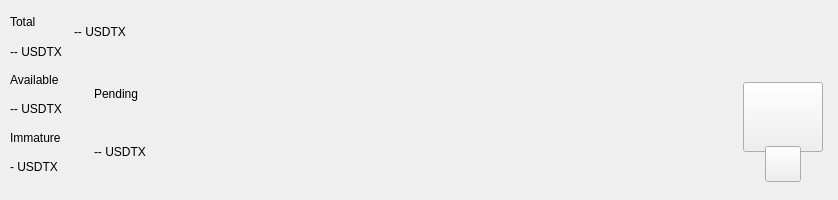
<?xml version="1.0" encoding="UTF-8"?>
<ui version="4.0">
 <class>TopBar</class>
 <widget class="QWidget" name="TopBar">
  <property name="geometry">
   <rect>
    <x>0</x>
    <y>0</y>
    <width>838</width>
    <height>200</height>
   </rect>
  </property>
  <property name="minimumSize">
   <size>
    <width>0</width>
    <height>200</height>
   </size>
  </property>
  <property name="maximumSize">
   <size>
    <width>16777215</width>
    <height>200</height>
   </size>
  </property>
  <property name="windowTitle">
   <string>Form</string>
  </property>
  <layout class="QVBoxLayout" name="verticalLayout_10" stretch="0">
   <property name="spacing">
    <number>0</number>
   </property>
   <property name="leftMargin">
    <number>0</number>
   </property>
   <property name="topMargin">
    <number>0</number>
   </property>
   <property name="rightMargin">
    <number>0</number>
   </property>
   <property name="bottomMargin">
    <number>0</number>
   </property>
   <item>
    <widget class="PFBorderImage" name="containerTop">
     <layout class="QVBoxLayout" name="verticalLayout_11">
      <property name="spacing">
       <number>0</number>
      </property>
      <property name="leftMargin">
       <number>0</number>
      </property>
      <property name="topMargin">
       <number>0</number>
      </property>
      <property name="rightMargin">
       <number>0</number>
      </property>
      <property name="bottomMargin">
       <number>0</number>
      </property>
      <item>
       <widget class="QWidget" name="top_container_2" native="true">
        <property name="minimumSize">
         <size>
          <width>0</width>
          <height>65</height>
         </size>
        </property>
        <layout class="QHBoxLayout" name="top_container">
         <property name="spacing">
          <number>0</number>
         </property>
         <property name="leftMargin">
          <number>10</number>
         </property>
         <property name="topMargin">
          <number>0</number>
         </property>
         <property name="rightMargin">
          <number>10</number>
         </property>
         <property name="bottomMargin">
          <number>0</number>
         </property>
         <item>
          <layout class="QHBoxLayout" name="horizontalLayout_4">
           <property name="spacing">
            <number>12</number>
           </property>
           <property name="rightMargin">
            <number>0</number>
           </property>
           <item>
            <widget class="QWidget" name="widgetAmount" native="true">
             <layout class="QVBoxLayout" name="verticalLayout_2">
              <property name="spacing">
               <number>2</number>
              </property>
              <property name="leftMargin">
               <number>0</number>
              </property>
              <property name="topMargin">
               <number>8</number>
              </property>
              <property name="rightMargin">
               <number>0</number>
              </property>
              <property name="bottomMargin">
               <number>0</number>
              </property>
              <item>
               <widget class="QLabel" name="labelTitle1">
                <property name="text">
                 <string>Total</string>
                </property>
               </widget>
              </item>
              <item>
               <widget class="QLabel" name="labelAmountPiv">
                <property name="text">
                 <string notr="true">-- USDTX</string>
                </property>
               </widget>
              </item>
             </layout>
            </widget>
           </item>
           <item alignment="Qt::AlignVCenter">
            <widget class="QWidget" name="widgetTopAmount" native="true">
             <property name="sizePolicy">
              <sizepolicy hsizetype="Preferred" vsizetype="Maximum">
               <horstretch>0</horstretch>
               <verstretch>0</verstretch>
              </sizepolicy>
             </property>
             <layout class="QHBoxLayout" name="horizontalLayout_5">
              <property name="spacing">
               <number>0</number>
              </property>
              <property name="leftMargin">
               <number>0</number>
              </property>
              <property name="topMargin">
               <number>0</number>
              </property>
              <property name="rightMargin">
               <number>0</number>
              </property>
              <property name="bottomMargin">
               <number>0</number>
              </property>
              <item alignment="Qt::AlignTop">
               <widget class="QLabel" name="labelAmountTopPiv">
                <property name="minimumSize">
                 <size>
                  <width>0</width>
                  <height>36</height>
                 </size>
                </property>
                <property name="styleSheet">
                 <string notr="true">padding:0px;margin:0px;</string>
                </property>
                <property name="text">
                 <string notr="true">-- USDTX</string>
                </property>
               </widget>
              </item>
             </layout>
            </widget>
           </item>
           <item>
            <spacer name="horizontalSpacer">
             <property name="orientation">
              <enum>Qt::Horizontal</enum>
             </property>
             <property name="sizeHint" stdset="0">
              <size>
               <width>40</width>
               <height>20</height>
              </size>
             </property>
            </spacer>
           </item>
           <item alignment="Qt::AlignRight">
            <widget class="QWidget" name="layoutSync" native="true">
             <property name="minimumSize">
              <size>
               <width>0</width>
               <height>36</height>
              </size>
             </property>
             <property name="maximumSize">
              <size>
               <width>16777215</width>
               <height>36</height>
              </size>
             </property>
             <layout class="QVBoxLayout" name="verticalLayout_9">
              <property name="leftMargin">
               <number>0</number>
              </property>
              <property name="topMargin">
               <number>0</number>
              </property>
              <property name="rightMargin">
               <number>0</number>
              </property>
              <property name="bottomMargin">
               <number>0</number>
              </property>
              <item>
               <widget class="ExpandableButton" name="pushButtonSync" native="true">
                <property name="minimumSize">
                 <size>
                  <width>36</width>
                  <height>36</height>
                 </size>
                </property>
                <property name="maximumSize">
                 <size>
                  <width>16777215</width>
                  <height>36</height>
                 </size>
                </property>
               </widget>
              </item>
             </layout>
            </widget>
           </item>
           <item>
            <widget class="ExpandableButton" name="pushButtonHDUpgrade" native="true">
             <property name="minimumSize">
              <size>
               <width>36</width>
               <height>36</height>
              </size>
             </property>
             <property name="maximumSize">
              <size>
               <width>16777215</width>
               <height>36</height>
              </size>
             </property>
            </widget>
           </item>
           <item>
            <widget class="ExpandableButton" name="pushButtonStack" native="true">
             <property name="minimumSize">
              <size>
               <width>36</width>
               <height>36</height>
              </size>
             </property>
             <property name="maximumSize">
              <size>
               <width>16777215</width>
               <height>36</height>
              </size>
             </property>
            </widget>
           </item>
           <item>
            <widget class="ExpandableButton" name="pushButtonConf" native="true">
             <property name="minimumSize">
              <size>
               <width>36</width>
               <height>36</height>
              </size>
             </property>
             <property name="maximumSize">
              <size>
               <width>16777215</width>
               <height>36</height>
              </size>
             </property>
            </widget>
           </item>
           <item>
            <widget class="ExpandableButton" name="pushButtonMasternodes" native="true">
             <property name="minimumSize">
              <size>
               <width>36</width>
               <height>36</height>
              </size>
             </property>
             <property name="maximumSize">
              <size>
               <width>16777215</width>
               <height>36</height>
              </size>
             </property>
            </widget>
           </item>
           <item>
            <widget class="ExpandableButton" name="pushButtonConsole" native="true">
             <property name="minimumSize">
              <size>
               <width>36</width>
               <height>36</height>
              </size>
             </property>
             <property name="maximumSize">
              <size>
               <width>16777215</width>
               <height>36</height>
              </size>
             </property>
            </widget>
           </item>
           <item>
            <widget class="ExpandableButton" name="pushButtonConnection" native="true">
             <property name="minimumSize">
              <size>
               <width>36</width>
               <height>36</height>
              </size>
             </property>
             <property name="maximumSize">
              <size>
               <width>16777215</width>
               <height>36</height>
              </size>
             </property>
            </widget>
           </item>
           <item>
            <widget class="ExpandableButton" name="pushButtonTor" native="true">
             <property name="minimumSize">
              <size>
               <width>36</width>
               <height>36</height>
              </size>
             </property>
             <property name="maximumSize">
              <size>
               <width>16777215</width>
               <height>36</height>
              </size>
             </property>
            </widget>
           </item>
           <item>
            <widget class="ExpandableButton" name="pushButtonLock" native="true">
             <property name="sizePolicy">
              <sizepolicy hsizetype="Expanding" vsizetype="Expanding">
               <horstretch>0</horstretch>
               <verstretch>0</verstretch>
              </sizepolicy>
             </property>
             <property name="minimumSize">
              <size>
               <width>36</width>
               <height>0</height>
              </size>
             </property>
             <property name="maximumSize">
              <size>
               <width>16777215</width>
               <height>36</height>
              </size>
             </property>
            </widget>
           </item>
           <item>
            <widget class="ExpandableButton" name="pushButtonTheme" native="true">
             <property name="minimumSize">
              <size>
               <width>36</width>
               <height>36</height>
              </size>
             </property>
             <property name="maximumSize">
              <size>
               <width>16777215</width>
               <height>36</height>
              </size>
             </property>
            </widget>
           </item>
          </layout>
         </item>
        </layout>
       </widget>
      </item>
      <item>
       <widget class="QWidget" name="bottom_container" native="true">
        <property name="minimumSize">
         <size>
          <width>0</width>
          <height>135</height>
         </size>
        </property>
        <layout class="QHBoxLayout" name="botton_container">
         <property name="leftMargin">
          <number>10</number>
         </property>
         <property name="topMargin">
          <number>0</number>
         </property>
         <property name="rightMargin">
          <number>10</number>
         </property>
         <property name="bottomMargin">
          <number>10</number>
         </property>
         <item>
          <layout class="QHBoxLayout" name="horizontalLayout_3">
           <property name="spacing">
            <number>0</number>
           </property>
           <property name="bottomMargin">
            <number>9</number>
           </property>
           <item>
            <layout class="QVBoxLayout" name="verticalLayout_7">
             <property name="spacing">
              <number>0</number>
             </property>
             <property name="leftMargin">
              <number>0</number>
             </property>
             <property name="rightMargin">
              <number>0</number>
             </property>
             <item>
              <layout class="QHBoxLayout" name="horizontalLayout_2">
               <property name="spacing">
                <number>0</number>
               </property>
               <item>
                <layout class="QVBoxLayout" name="verticalLayout_6">
                 <item>
                  <widget class="QLabel" name="labelTitle5">
                   <property name="text">
                    <string>Available</string>
                   </property>
                  </widget>
                 </item>
                 <item>
                  <widget class="QLabel" name="labelAvailablePiv">
                   <property name="text">
                    <string>-- USDTX</string>
                   </property>
                  </widget>
                 </item>
                 <item>
                  <widget class="QLabel" name="labelTitle4">
                   <property name="text">
                    <string>Immature</string>
                   </property>
                  </widget>
                 </item>
                 <item>
                  <widget class="QLabel" name="labelImmaturePiv">
                   <property name="text">
                    <string notr="true">- USDTX</string>
                   </property>
                  </widget>
                 </item>
                </layout>
               </item>
               <item>
                <layout class="QVBoxLayout" name="verticalLayout_8">
                 <property name="leftMargin">
                  <number>32</number>
                 </property>
                 <item>
                  <widget class="QLabel" name="labelTitle3">
                   <property name="text">
                    <string>Pending</string>
                   </property>
                  </widget>
                 </item>
                 <item>
                  <widget class="QLabel" name="labelPendingPiv">
                   <property name="text">
                    <string notr="true">-- USDTX</string>
                   </property>
                  </widget>
                 </item>
                </layout>
               </item>
              </layout>
             </item>
            </layout>
           </item>
          </layout>
         </item>
         <item>
          <spacer name="horizontalSpacer_2">
           <property name="orientation">
            <enum>Qt::Horizontal</enum>
           </property>
           <property name="sizeHint" stdset="0">
            <size>
             <width>40</width>
             <height>20</height>
            </size>
           </property>
          </spacer>
         </item>
         <item>
          <layout class="QHBoxLayout" name="horizontalLayout_6">
           <property name="spacing">
            <number>0</number>
           </property>
           <property name="rightMargin">
            <number>0</number>
           </property>
           <property name="bottomMargin">
            <number>9</number>
           </property>
           <item>
            <layout class="QVBoxLayout" name="verticalLayout_5"/>
           </item>
          </layout>
         </item>
         <item>
          <widget class="QWidget" name="qrContainer" native="true">
           <property name="sizePolicy">
            <sizepolicy hsizetype="Preferred" vsizetype="Minimum">
             <horstretch>0</horstretch>
             <verstretch>0</verstretch>
            </sizepolicy>
           </property>
           <property name="minimumSize">
            <size>
             <width>90</width>
             <height>110</height>
            </size>
           </property>
           <property name="maximumSize">
            <size>
             <width>90</width>
             <height>110</height>
            </size>
           </property>
           <layout class="QVBoxLayout" name="containerQR">
            <property name="spacing">
             <number>0</number>
            </property>
            <property name="leftMargin">
             <number>5</number>
            </property>
            <property name="topMargin">
             <number>10</number>
            </property>
            <property name="rightMargin">
             <number>5</number>
            </property>
            <property name="bottomMargin">
             <number>0</number>
            </property>
            <item>
             <widget class="QPushButton" name="btnQr">
              <property name="minimumSize">
               <size>
                <width>70</width>
                <height>70</height>
               </size>
              </property>
              <property name="maximumSize">
               <size>
                <width>16777215</width>
                <height>70</height>
               </size>
              </property>
              <property name="focusPolicy">
               <enum>Qt::NoFocus</enum>
              </property>
              <property name="text">
               <string/>
              </property>
              <property name="iconSize">
               <size>
                <width>70</width>
                <height>70</height>
               </size>
              </property>
             </widget>
            </item>
            <item>
             <spacer name="verticalSpacer">
              <property name="orientation">
               <enum>Qt::Vertical</enum>
              </property>
              <property name="sizeType">
               <enum>QSizePolicy::Fixed</enum>
              </property>
              <property name="sizeHint" stdset="0">
               <size>
                <width>20</width>
                <height>20</height>
               </size>
              </property>
             </spacer>
            </item>
            <item alignment="Qt::AlignHCenter|Qt::AlignBottom">
             <widget class="QPushButton" name="pushButtonQR">
              <property name="minimumSize">
               <size>
                <width>36</width>
                <height>36</height>
               </size>
              </property>
              <property name="maximumSize">
               <size>
                <width>36</width>
                <height>36</height>
               </size>
              </property>
              <property name="focusPolicy">
               <enum>Qt::NoFocus</enum>
              </property>
              <property name="text">
               <string/>
              </property>
             </widget>
            </item>
           </layout>
          </widget>
         </item>
        </layout>
       </widget>
      </item>
     </layout>
    </widget>
   </item>
  </layout>
 </widget>
 <customwidgets>
  <customwidget>
   <class>PFBorderImage</class>
   <extends>QFrame</extends>
   <header>qt/tecsatether/pfborderimage.h</header>
   <container>1</container>
  </customwidget>
  <customwidget>
   <class>ExpandableButton</class>
   <extends>QWidget</extends>
   <header>qt/tecsatether/expandablebutton.h</header>
   <container>1</container>
  </customwidget>
 </customwidgets>
 <resources/>
 <connections/>
</ui>
